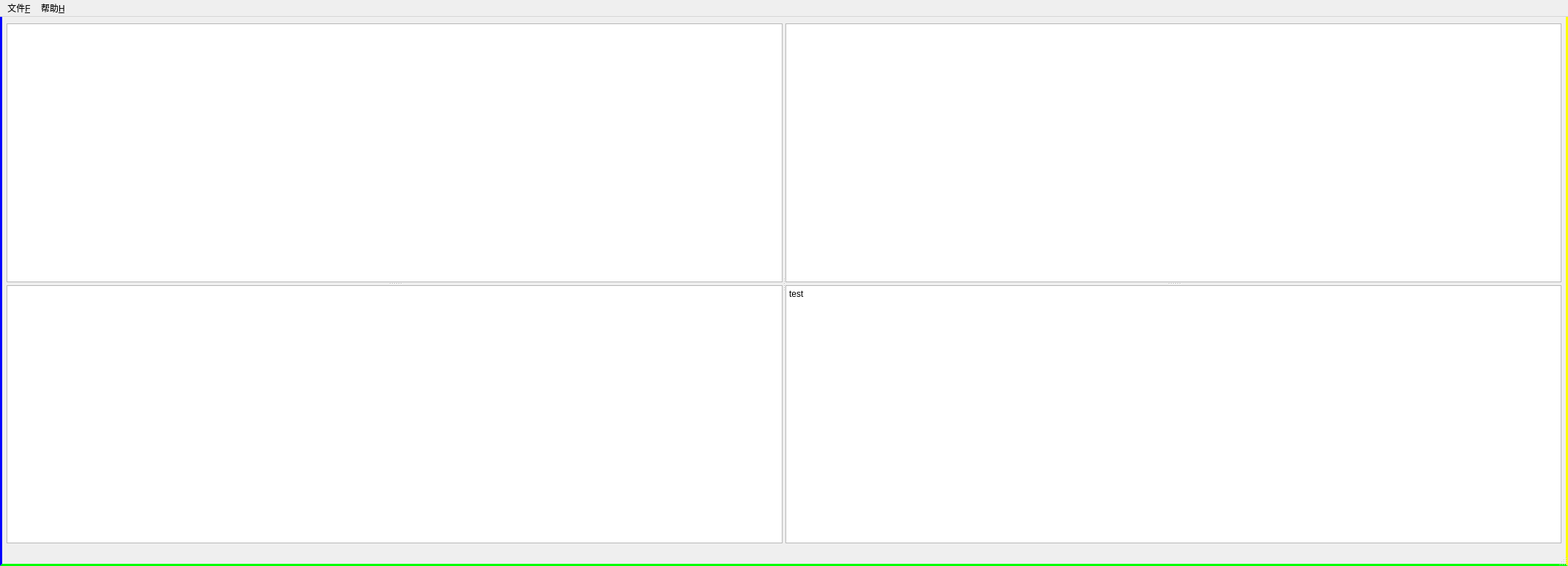
<?xml version="1.0" encoding="UTF-8"?>
<ui version="4.0">
 <class>mainWindow</class>
 <widget class="QMainWindow" name="mainWindow">
  <property name="windowModality">
   <enum>Qt::NonModal</enum>
  </property>
  <property name="geometry">
   <rect>
    <x>0</x>
    <y>0</y>
    <width>2144</width>
    <height>774</height>
   </rect>
  </property>
  <property name="minimumSize">
   <size>
    <width>1024</width>
    <height>768</height>
   </size>
  </property>
  <property name="windowTitle">
   <string>蚂蚁量化交易系统</string>
  </property>
  <property name="windowIcon">
   <iconset>
    <normaloff>ant.ico</normaloff>ant.ico</iconset>
  </property>
  <property name="styleSheet">
   <string notr="true">/* 或者更具体的样式 */
QMainWindow {
    border-top: 3px solid #FF0000;
    border-bottom: 3px solid #00FF00;
    border-left: 3px solid #0000FF;
    border-right: 3px solid #FFFF00;
}</string>
  </property>
  <widget class="QWidget" name="centralwidget">
   <layout class="QGridLayout" name="gridLayout">
    <item row="0" column="0">
     <widget class="QSplitter" name="splitter_3">
      <property name="orientation">
       <enum>Qt::Horizontal</enum>
      </property>
      <widget class="QSplitter" name="splitter">
       <property name="orientation">
        <enum>Qt::Vertical</enum>
       </property>
       <widget class="QTableWidget" name="tableWidget_2">
        <property name="minimumSize">
         <size>
          <width>100</width>
          <height>0</height>
         </size>
        </property>
       </widget>
       <widget class="QTableWidget" name="tableWidget_3">
        <property name="minimumSize">
         <size>
          <width>100</width>
          <height>80</height>
         </size>
        </property>
       </widget>
      </widget>
      <widget class="QSplitter" name="splitter_2">
       <property name="orientation">
        <enum>Qt::Vertical</enum>
       </property>
       <widget class="QTableWidget" name="tableWidget">
        <property name="minimumSize">
         <size>
          <width>100</width>
          <height>80</height>
         </size>
        </property>
       </widget>
       <widget class="QTextEdit" name="textEdit">
        <property name="minimumSize">
         <size>
          <width>100</width>
          <height>80</height>
         </size>
        </property>
        <property name="html">
         <string>&lt;!DOCTYPE HTML PUBLIC &quot;-//W3C//DTD HTML 4.0//EN&quot; &quot;http://www.w3.org/TR/REC-html40/strict.dtd&quot;&gt;
&lt;html&gt;&lt;head&gt;&lt;meta name=&quot;qrichtext&quot; content=&quot;1&quot; /&gt;&lt;style type=&quot;text/css&quot;&gt;
p, li { white-space: pre-wrap; }
&lt;/style&gt;&lt;/head&gt;&lt;body style=&quot; font-family:'SimSun'; font-size:9pt; font-weight:400; font-style:normal;&quot;&gt;
&lt;p style=&quot; margin-top:0px; margin-bottom:0px; margin-left:0px; margin-right:0px; -qt-block-indent:0; text-indent:0px;&quot;&gt;test&lt;/p&gt;&lt;/body&gt;&lt;/html&gt;</string>
        </property>
       </widget>
      </widget>
     </widget>
    </item>
   </layout>
  </widget>
  <widget class="QMenuBar" name="menubar">
   <property name="geometry">
    <rect>
     <x>0</x>
     <y>0</y>
     <width>2144</width>
     <height>26</height>
    </rect>
   </property>
   <widget class="QMenu" name="menu_F">
    <property name="title">
     <string>文件&amp;F</string>
    </property>
    <addaction name="action_4"/>
   </widget>
   <widget class="QMenu" name="menu_H">
    <property name="title">
     <string>帮助&amp;H</string>
    </property>
    <addaction name="action"/>
    <addaction name="action_2"/>
   </widget>
   <addaction name="menu_F"/>
   <addaction name="menu_H"/>
  </widget>
  <widget class="QStatusBar" name="statusbar"/>
  <action name="action">
   <property name="text">
    <string>版本</string>
   </property>
  </action>
  <action name="action_2">
   <property name="text">
    <string>使用前必读</string>
   </property>
  </action>
  <action name="action_4">
   <property name="text">
    <string>退出</string>
   </property>
  </action>
 </widget>
 <resources/>
 <connections/>
</ui>
